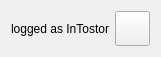
<?xml version="1.0" encoding="UTF-8"?>
<ui version="4.0">
 <class>StatusBar</class>
 <widget class="QWidget" name="StatusBar">
  <property name="geometry">
   <rect>
    <x>0</x>
    <y>0</y>
    <width>160</width>
    <height>53</height>
   </rect>
  </property>
  <property name="sizePolicy">
   <sizepolicy hsizetype="Preferred" vsizetype="Minimum">
    <horstretch>0</horstretch>
    <verstretch>0</verstretch>
   </sizepolicy>
  </property>
  <property name="maximumSize">
   <size>
    <width>16777215</width>
    <height>53</height>
   </size>
  </property>
  <property name="windowTitle">
   <string>Form</string>
  </property>
  <layout class="QHBoxLayout" name="horizontalLayout">
   <item>
    <widget class="QLabel" name="loggedAsLabel">
     <property name="sizePolicy">
      <sizepolicy hsizetype="Preferred" vsizetype="Minimum">
       <horstretch>0</horstretch>
       <verstretch>0</verstretch>
      </sizepolicy>
     </property>
     <property name="maximumSize">
      <size>
       <width>16777215</width>
       <height>50</height>
      </size>
     </property>
     <property name="text">
      <string>logged as InTostor</string>
     </property>
    </widget>
   </item>
   <item>
    <widget class="QPushButton" name="settingsButton">
     <property name="minimumSize">
      <size>
       <width>35</width>
       <height>35</height>
      </size>
     </property>
     <property name="maximumSize">
      <size>
       <width>35</width>
       <height>35</height>
      </size>
     </property>
     <property name="text">
      <string/>
     </property>
    </widget>
   </item>
  </layout>
 </widget>
 <resources>
  <include location="../default.qrc"/>
 </resources>
 <connections/>
</ui>
